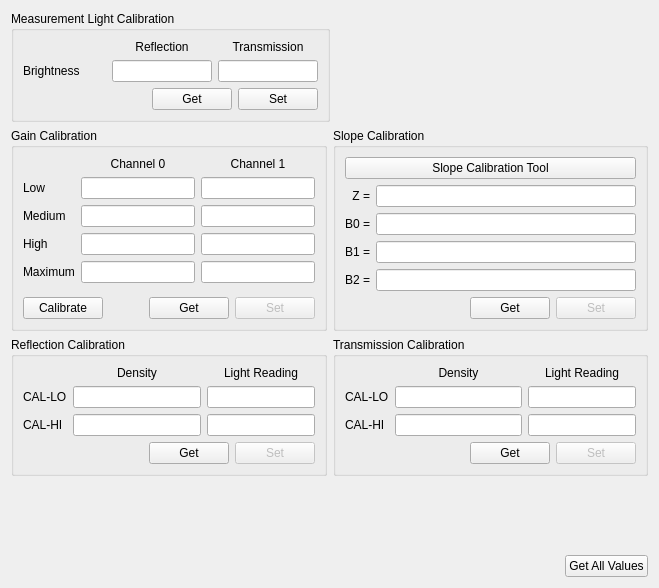
<?xml version="1.0" encoding="UTF-8"?>
<ui version="4.0">
 <class>CalibrationBaselineTab</class>
 <widget class="QWidget" name="CalibrationBaselineTab">
  <property name="geometry">
   <rect>
    <x>0</x>
    <y>0</y>
    <width>659</width>
    <height>588</height>
   </rect>
  </property>
  <property name="windowTitle">
   <string>Form</string>
  </property>
  <layout class="QVBoxLayout" name="verticalLayout">
   <item>
    <layout class="QHBoxLayout" name="horizontalLayout_15">
     <item>
      <widget class="QGroupBox" name="lightGroupBox">
       <property name="sizePolicy">
        <sizepolicy hsizetype="Minimum" vsizetype="Minimum">
         <horstretch>0</horstretch>
         <verstretch>0</verstretch>
        </sizepolicy>
       </property>
       <property name="title">
        <string>Measurement Light Calibration</string>
       </property>
       <layout class="QVBoxLayout" name="verticalLayout_15">
        <item>
         <layout class="QGridLayout" name="gridLayout_5" columnstretch="0,1,1">
          <item row="1" column="2">
           <widget class="QLabel" name="tranLightLabel">
            <property name="text">
             <string>Transmission</string>
            </property>
            <property name="alignment">
             <set>Qt::AlignCenter</set>
            </property>
           </widget>
          </item>
          <item row="2" column="0">
           <widget class="QLabel" name="brightnessLabel">
            <property name="text">
             <string>Brightness</string>
            </property>
            <property name="alignment">
             <set>Qt::AlignLeading|Qt::AlignLeft|Qt::AlignVCenter</set>
            </property>
           </widget>
          </item>
          <item row="1" column="1">
           <widget class="QLabel" name="reflLightLabel">
            <property name="text">
             <string>Reflection</string>
            </property>
            <property name="alignment">
             <set>Qt::AlignCenter</set>
            </property>
           </widget>
          </item>
          <item row="2" column="1">
           <widget class="QLineEdit" name="reflLightLineEdit">
            <property name="sizePolicy">
             <sizepolicy hsizetype="Expanding" vsizetype="Fixed">
              <horstretch>0</horstretch>
              <verstretch>0</verstretch>
             </sizepolicy>
            </property>
            <property name="maximumSize">
             <size>
              <width>100</width>
              <height>16777215</height>
             </size>
            </property>
            <property name="maxLength">
             <number>3</number>
            </property>
            <property name="alignment">
             <set>Qt::AlignLeading|Qt::AlignLeft|Qt::AlignVCenter</set>
            </property>
           </widget>
          </item>
          <item row="2" column="2">
           <widget class="QLineEdit" name="tranLightLineEdit">
            <property name="sizePolicy">
             <sizepolicy hsizetype="Expanding" vsizetype="Fixed">
              <horstretch>0</horstretch>
              <verstretch>0</verstretch>
             </sizepolicy>
            </property>
            <property name="maximumSize">
             <size>
              <width>100</width>
              <height>16777215</height>
             </size>
            </property>
            <property name="maxLength">
             <number>3</number>
            </property>
            <property name="alignment">
             <set>Qt::AlignLeading|Qt::AlignLeft|Qt::AlignVCenter</set>
            </property>
           </widget>
          </item>
         </layout>
        </item>
        <item>
         <layout class="QHBoxLayout" name="horizontalLayout_16">
          <item>
           <spacer name="horizontalSpacer_9">
            <property name="orientation">
             <enum>Qt::Horizontal</enum>
            </property>
            <property name="sizeHint" stdset="0">
             <size>
              <width>40</width>
              <height>20</height>
             </size>
            </property>
           </spacer>
          </item>
          <item>
           <widget class="QPushButton" name="lightGetPushButton">
            <property name="text">
             <string>Get</string>
            </property>
           </widget>
          </item>
          <item>
           <widget class="QPushButton" name="lightSetPushButton">
            <property name="text">
             <string>Set</string>
            </property>
           </widget>
          </item>
         </layout>
        </item>
       </layout>
      </widget>
     </item>
     <item>
      <spacer name="horizontalSpacer_7">
       <property name="orientation">
        <enum>Qt::Horizontal</enum>
       </property>
       <property name="sizeHint" stdset="0">
        <size>
         <width>40</width>
         <height>20</height>
        </size>
       </property>
      </spacer>
     </item>
    </layout>
   </item>
   <item>
    <layout class="QHBoxLayout" name="horizontalLayout_12" stretch="0,0">
     <property name="sizeConstraint">
      <enum>QLayout::SetDefaultConstraint</enum>
     </property>
     <item>
      <widget class="QGroupBox" name="gainGroupBox">
       <property name="sizePolicy">
        <sizepolicy hsizetype="Preferred" vsizetype="Minimum">
         <horstretch>0</horstretch>
         <verstretch>0</verstretch>
        </sizepolicy>
       </property>
       <property name="title">
        <string>Gain Calibration</string>
       </property>
       <layout class="QVBoxLayout" name="verticalLayout_11">
        <item>
         <layout class="QGridLayout" name="gridLayout_8">
          <item row="1" column="1">
           <widget class="QLineEdit" name="low0LineEdit">
            <property name="readOnly">
             <bool>true</bool>
            </property>
           </widget>
          </item>
          <item row="4" column="1">
           <widget class="QLineEdit" name="max0LineEdit">
            <property name="text">
             <string/>
            </property>
           </widget>
          </item>
          <item row="4" column="2">
           <widget class="QLineEdit" name="max1LineEdit">
            <property name="text">
             <string/>
            </property>
           </widget>
          </item>
          <item row="2" column="1">
           <widget class="QLineEdit" name="med0LineEdit"/>
          </item>
          <item row="3" column="2">
           <widget class="QLineEdit" name="high1LineEdit"/>
          </item>
          <item row="2" column="0">
           <widget class="QLabel" name="medGainLabel">
            <property name="text">
             <string>Medium</string>
            </property>
           </widget>
          </item>
          <item row="3" column="0">
           <widget class="QLabel" name="highGainLabel">
            <property name="text">
             <string>High</string>
            </property>
           </widget>
          </item>
          <item row="1" column="0">
           <widget class="QLabel" name="lowGainLabel">
            <property name="text">
             <string>Low</string>
            </property>
           </widget>
          </item>
          <item row="1" column="2">
           <widget class="QLineEdit" name="low1LineEdit">
            <property name="readOnly">
             <bool>true</bool>
            </property>
           </widget>
          </item>
          <item row="4" column="0">
           <widget class="QLabel" name="maxGainLabel">
            <property name="text">
             <string>Maximum</string>
            </property>
           </widget>
          </item>
          <item row="3" column="1">
           <widget class="QLineEdit" name="high0LineEdit"/>
          </item>
          <item row="2" column="2">
           <widget class="QLineEdit" name="med1LineEdit"/>
          </item>
          <item row="0" column="1">
           <widget class="QLabel" name="ch0Label">
            <property name="text">
             <string>Channel 0</string>
            </property>
            <property name="alignment">
             <set>Qt::AlignCenter</set>
            </property>
           </widget>
          </item>
          <item row="0" column="2">
           <widget class="QLabel" name="ch1Label">
            <property name="text">
             <string>Channel 1</string>
            </property>
            <property name="alignment">
             <set>Qt::AlignCenter</set>
            </property>
           </widget>
          </item>
         </layout>
        </item>
        <item>
         <spacer name="verticalSpacer_8">
          <property name="orientation">
           <enum>Qt::Vertical</enum>
          </property>
          <property name="sizeType">
           <enum>QSizePolicy::Expanding</enum>
          </property>
          <property name="sizeHint" stdset="0">
           <size>
            <width>20</width>
            <height>0</height>
           </size>
          </property>
         </spacer>
        </item>
        <item>
         <layout class="QHBoxLayout" name="horizontalLayout_17">
          <item>
           <widget class="QPushButton" name="gainCalPushButton">
            <property name="text">
             <string>Calibrate</string>
            </property>
           </widget>
          </item>
          <item>
           <spacer name="horizontalSpacer_12">
            <property name="orientation">
             <enum>Qt::Horizontal</enum>
            </property>
            <property name="sizeHint" stdset="0">
             <size>
              <width>40</width>
              <height>20</height>
             </size>
            </property>
           </spacer>
          </item>
          <item>
           <widget class="QPushButton" name="gainGetPushButton">
            <property name="text">
             <string>Get</string>
            </property>
           </widget>
          </item>
          <item>
           <widget class="QPushButton" name="gainSetPushButton">
            <property name="enabled">
             <bool>false</bool>
            </property>
            <property name="text">
             <string>Set</string>
            </property>
           </widget>
          </item>
         </layout>
        </item>
       </layout>
      </widget>
     </item>
     <item>
      <widget class="QGroupBox" name="slopeGroupBox">
       <property name="sizePolicy">
        <sizepolicy hsizetype="Preferred" vsizetype="Minimum">
         <horstretch>0</horstretch>
         <verstretch>0</verstretch>
        </sizepolicy>
       </property>
       <property name="title">
        <string>Slope Calibration</string>
       </property>
       <layout class="QVBoxLayout" name="verticalLayout_12">
        <item>
         <widget class="QPushButton" name="slopeCalPushButton">
          <property name="text">
           <string>Slope Calibration Tool</string>
          </property>
         </widget>
        </item>
        <item>
         <layout class="QFormLayout" name="formLayout">
          <property name="labelAlignment">
           <set>Qt::AlignRight|Qt::AlignTrailing|Qt::AlignVCenter</set>
          </property>
          <item row="2" column="0">
           <widget class="QLabel" name="b0Label">
            <property name="text">
             <string>B0 =</string>
            </property>
            <property name="alignment">
             <set>Qt::AlignRight|Qt::AlignTrailing|Qt::AlignVCenter</set>
            </property>
           </widget>
          </item>
          <item row="2" column="1">
           <widget class="QLineEdit" name="b0LineEdit">
            <property name="readOnly">
             <bool>false</bool>
            </property>
           </widget>
          </item>
          <item row="3" column="0">
           <widget class="QLabel" name="b1Label">
            <property name="text">
             <string>B1 =</string>
            </property>
            <property name="alignment">
             <set>Qt::AlignRight|Qt::AlignTrailing|Qt::AlignVCenter</set>
            </property>
           </widget>
          </item>
          <item row="4" column="0">
           <widget class="QLabel" name="b2Label">
            <property name="text">
             <string>B2 =</string>
            </property>
            <property name="alignment">
             <set>Qt::AlignRight|Qt::AlignTrailing|Qt::AlignVCenter</set>
            </property>
           </widget>
          </item>
          <item row="3" column="1">
           <widget class="QLineEdit" name="b1LineEdit">
            <property name="readOnly">
             <bool>false</bool>
            </property>
           </widget>
          </item>
          <item row="4" column="1">
           <widget class="QLineEdit" name="b2LineEdit">
            <property name="readOnly">
             <bool>false</bool>
            </property>
           </widget>
          </item>
          <item row="1" column="0">
           <widget class="QLabel" name="zLabel">
            <property name="text">
             <string notr="true">Z =</string>
            </property>
            <property name="alignment">
             <set>Qt::AlignRight|Qt::AlignTrailing|Qt::AlignVCenter</set>
            </property>
           </widget>
          </item>
          <item row="1" column="1">
           <widget class="QLineEdit" name="zLineEdit"/>
          </item>
         </layout>
        </item>
        <item>
         <spacer name="verticalSpacer">
          <property name="orientation">
           <enum>Qt::Vertical</enum>
          </property>
          <property name="sizeHint" stdset="0">
           <size>
            <width>20</width>
            <height>0</height>
           </size>
          </property>
         </spacer>
        </item>
        <item>
         <layout class="QHBoxLayout" name="horizontalLayout_18">
          <item>
           <spacer name="horizontalSpacer_13">
            <property name="orientation">
             <enum>Qt::Horizontal</enum>
            </property>
            <property name="sizeHint" stdset="0">
             <size>
              <width>40</width>
              <height>20</height>
             </size>
            </property>
           </spacer>
          </item>
          <item>
           <widget class="QPushButton" name="slopeGetPushButton">
            <property name="text">
             <string>Get</string>
            </property>
           </widget>
          </item>
          <item>
           <widget class="QPushButton" name="slopeSetPushButton">
            <property name="enabled">
             <bool>false</bool>
            </property>
            <property name="text">
             <string>Set</string>
            </property>
           </widget>
          </item>
         </layout>
        </item>
       </layout>
      </widget>
     </item>
    </layout>
   </item>
   <item>
    <layout class="QHBoxLayout" name="horizontalLayout_9">
     <item>
      <widget class="QGroupBox" name="reflGroupBox">
       <property name="title">
        <string>Reflection Calibration</string>
       </property>
       <layout class="QVBoxLayout" name="verticalLayout_9">
        <item>
         <layout class="QGridLayout" name="gridLayout_6" columnstretch="0,1,0">
          <item row="1" column="2">
           <widget class="QLineEdit" name="reflLoReadingLineEdit"/>
          </item>
          <item row="2" column="2">
           <widget class="QLineEdit" name="reflHiReadingLineEdit"/>
          </item>
          <item row="1" column="0">
           <widget class="QLabel" name="reflLoLabel">
            <property name="text">
             <string>CAL-LO</string>
            </property>
           </widget>
          </item>
          <item row="2" column="1">
           <widget class="QLineEdit" name="reflHiDensityLineEdit"/>
          </item>
          <item row="2" column="0">
           <widget class="QLabel" name="reflHiLabel">
            <property name="text">
             <string>CAL-HI</string>
            </property>
           </widget>
          </item>
          <item row="1" column="1">
           <widget class="QLineEdit" name="reflLoDensityLineEdit">
            <property name="text">
             <string/>
            </property>
           </widget>
          </item>
          <item row="0" column="1">
           <widget class="QLabel" name="reflDensityLabel">
            <property name="text">
             <string>Density</string>
            </property>
            <property name="alignment">
             <set>Qt::AlignCenter</set>
            </property>
           </widget>
          </item>
          <item row="0" column="2">
           <widget class="QLabel" name="reflReadingLabel">
            <property name="text">
             <string>Light Reading</string>
            </property>
            <property name="alignment">
             <set>Qt::AlignCenter</set>
            </property>
           </widget>
          </item>
         </layout>
        </item>
        <item>
         <layout class="QHBoxLayout" name="horizontalLayout_10">
          <item>
           <spacer name="horizontalSpacer_10">
            <property name="orientation">
             <enum>Qt::Horizontal</enum>
            </property>
            <property name="sizeHint" stdset="0">
             <size>
              <width>40</width>
              <height>20</height>
             </size>
            </property>
           </spacer>
          </item>
          <item>
           <widget class="QPushButton" name="reflGetPushButton">
            <property name="text">
             <string>Get</string>
            </property>
           </widget>
          </item>
          <item>
           <widget class="QPushButton" name="reflSetPushButton">
            <property name="enabled">
             <bool>false</bool>
            </property>
            <property name="text">
             <string>Set</string>
            </property>
           </widget>
          </item>
         </layout>
        </item>
       </layout>
      </widget>
     </item>
     <item>
      <widget class="QGroupBox" name="tranGroupBox">
       <property name="title">
        <string>Transmission Calibration</string>
       </property>
       <layout class="QVBoxLayout" name="verticalLayout_10">
        <item>
         <layout class="QGridLayout" name="gridLayout_7" columnstretch="0,1,0">
          <item row="1" column="2">
           <widget class="QLineEdit" name="tranLoReadingLineEdit"/>
          </item>
          <item row="2" column="2">
           <widget class="QLineEdit" name="tranHiReadingLineEdit"/>
          </item>
          <item row="1" column="0">
           <widget class="QLabel" name="tranLoLabel">
            <property name="text">
             <string>CAL-LO</string>
            </property>
           </widget>
          </item>
          <item row="2" column="1">
           <widget class="QLineEdit" name="tranHiDensityLineEdit"/>
          </item>
          <item row="2" column="0">
           <widget class="QLabel" name="tranHiLabel">
            <property name="text">
             <string>CAL-HI</string>
            </property>
           </widget>
          </item>
          <item row="1" column="1">
           <widget class="QLineEdit" name="tranLoDensityLineEdit">
            <property name="text">
             <string/>
            </property>
            <property name="readOnly">
             <bool>true</bool>
            </property>
           </widget>
          </item>
          <item row="0" column="1">
           <widget class="QLabel" name="tranDensityLabel">
            <property name="text">
             <string>Density</string>
            </property>
            <property name="alignment">
             <set>Qt::AlignCenter</set>
            </property>
           </widget>
          </item>
          <item row="0" column="2">
           <widget class="QLabel" name="tranReadingLabel">
            <property name="text">
             <string>Light Reading</string>
            </property>
            <property name="alignment">
             <set>Qt::AlignCenter</set>
            </property>
           </widget>
          </item>
         </layout>
        </item>
        <item>
         <layout class="QHBoxLayout" name="horizontalLayout_11">
          <item>
           <spacer name="horizontalSpacer_11">
            <property name="orientation">
             <enum>Qt::Horizontal</enum>
            </property>
            <property name="sizeHint" stdset="0">
             <size>
              <width>40</width>
              <height>20</height>
             </size>
            </property>
           </spacer>
          </item>
          <item>
           <widget class="QPushButton" name="tranGetPushButton">
            <property name="text">
             <string>Get</string>
            </property>
           </widget>
          </item>
          <item>
           <widget class="QPushButton" name="tranSetPushButton">
            <property name="enabled">
             <bool>false</bool>
            </property>
            <property name="text">
             <string>Set</string>
            </property>
           </widget>
          </item>
         </layout>
        </item>
       </layout>
      </widget>
     </item>
    </layout>
   </item>
   <item>
    <spacer name="verticalSpacer_6">
     <property name="orientation">
      <enum>Qt::Vertical</enum>
     </property>
     <property name="sizeHint" stdset="0">
      <size>
       <width>20</width>
       <height>12</height>
      </size>
     </property>
    </spacer>
   </item>
   <item>
    <layout class="QHBoxLayout" name="horizontalLayout_19">
     <item>
      <spacer name="horizontalSpacer_14">
       <property name="orientation">
        <enum>Qt::Horizontal</enum>
       </property>
       <property name="sizeType">
        <enum>QSizePolicy::Expanding</enum>
       </property>
       <property name="sizeHint" stdset="0">
        <size>
         <width>40</width>
         <height>20</height>
        </size>
       </property>
      </spacer>
     </item>
     <item>
      <widget class="QPushButton" name="calGetAllPushButton">
       <property name="text">
        <string>Get All Values</string>
       </property>
      </widget>
     </item>
    </layout>
   </item>
  </layout>
 </widget>
 <resources/>
 <connections/>
</ui>
